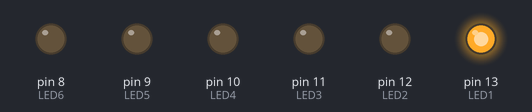
Recording of a sketch running on a simulated Arduino Uno, built with avr-gcc and run on an emulated ATmega328P. Shown: output pins drawn as LEDs (lit = HIGH).

Above: at 0.1 s.
At 1.1 s:
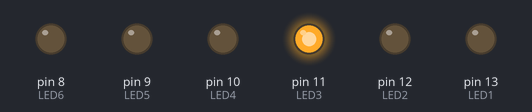
At 1.6 s:
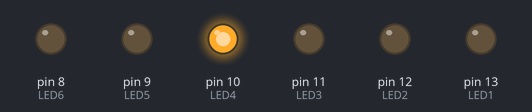
At 1.85 s:
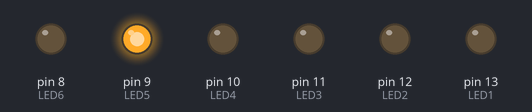
At 3.1 s:
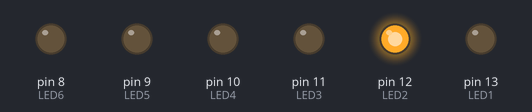
At 4.35 s:
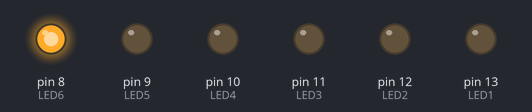
Timing chart, 0 to 5.2 s (numbered marks = the images above):
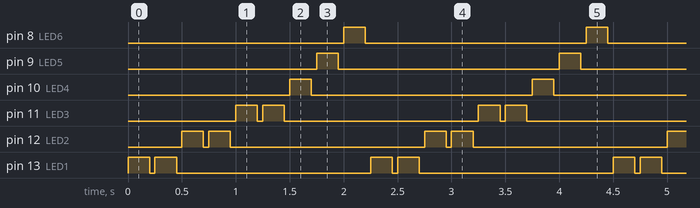

Measured:
- by itself, pin 8 (LED6), pin 9 (LED5), pin 10 (LED4): alternates HIGH for 0.20 s and LOW for 2.1 s
- by itself, pin 11 (LED3), pin 12 (LED2), pin 13 (LED1): repeats every 2.3 s: LOW 0.05 s, HIGH 0.20 s, LOW 1.8 s, HIGH 0.20 s
- by itself, everything shown: repeats every 2.3 s, in 18 steps

The sketch:

Trafic_light.ino
```cpp
int LED1 = 13;
int LED2 = 12;
int LED3 = 11;
int LED4 = 10;
int LED5 = 9;
int LED6 = 8;

void setup() {
 pinMode (LED1, OUTPUT);
 pinMode (LED2, OUTPUT);
 pinMode (LED3, OUTPUT);
 pinMode (LED4, OUTPUT);
 pinMode (LED5, OUTPUT);
 pinMode (LED6, OUTPUT);
}

void loop() {
  digitalWrite(LED1, HIGH);
  delay(200);
  digitalWrite(LED1, LOW);
  delay(50);
  digitalWrite(LED1, HIGH);
  delay(200);
  digitalWrite(LED1, LOW);
  delay(50);
  digitalWrite(LED2, HIGH);
  delay(200);
  digitalWrite(LED2, LOW);
  delay(50);
  digitalWrite(LED2, HIGH);
  delay(200);
  digitalWrite(LED2, LOW);
  delay(50);
  digitalWrite(LED3, HIGH);
  delay(200);
  digitalWrite(LED3, LOW);
  delay(50);
  digitalWrite(LED3, HIGH);
  delay(200);
  digitalWrite(LED3, LOW);
  delay(50);
  digitalWrite(LED4, HIGH);
  delay(200);
  digitalWrite(LED4, LOW);
  delay(50);
  digitalWrite(LED5, HIGH);
  delay(200);
  digitalWrite(LED5, LOW);
  delay(50);
  digitalWrite(LED6, HIGH);
  delay(200);
  digitalWrite(LED6, LOW);
  delay(50);
}
```
